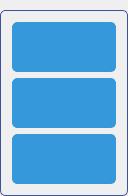
           <widget class="QGroupBox" name="groupBox_31">
            <property name="geometry">
             <rect>
              <x>10</x>
              <y>10</y>
              <width>71</width>
              <height>121</height>
             </rect>
            </property>
            <property name="styleSheet">
             <string notr="true">QGroupBox {
    border: 1px solid #3a539b; /* Darker blue */
    border-radius: 5px;
    margin-top: 10px;
}

QGroupBox::title {
    subcontrol-origin: margin;
    subcontrol-position: top center;
    padding: 5px;
    color: #3a539b; /* Darker blue */
    font-weight: bold;
}

QLabel {
    color: #0F65F1; /* Medium blue */
    font-size: 24px; /* Larger font size */
    font-family: &quot;Candara&quot;, sans-serif; /* Different font family */
}

QComboBox {
    background-color: #ffffff; /* Light white background */
    border: 1px solid #3498db; /* Medium blue */
    padding: 5px;
    color: #2c3e50; /* Dark gray text */
    selection-background-color: #3498db; /* Medium blue */
}

QLineEdit {
    background-color: #ffffff; /* Light white background */
    border: 1px solid #3498db; /* Medium blue */
    padding: 5px;
    color: #2c3e50; /* Dark gray text */
}

QDateEdit {
    background-color: #ffffff; /* Light white background */
    border: 1px solid #3498db; /* Medium blue */
    padding: 5px;
    color: #2c3e50; /* Dark gray text */
}

QPushButton {
    background-color: #3498db; /* Medium blue */
    color: #ffffff; /* White text */
    border: 1px solid #3498db; /* Medium blue */
    padding: 12px 24px; /* Larger padding */
    border-radius: 5px;
    font-family: &quot;Cambria&quot;, serif; /* Different font family */
    font-size: 20px; /* Larger font size */
}

QPushButton:hover {
    background-color: #2980b9; /* Darker hover color */
    border: 1px solid #2980b9; /* Darker hover color */
}
</string>
            </property>
            <property name="title">
             <string/>
            </property>
            <layout class="QVBoxLayout" name="verticalLayout_12">
             <item>
              <widget class="QPushButton" name="aff_participant">
               <property name="text">
                <string/>
               </property>
               <property name="icon">
                <iconset>
                 <normaloff>../../../Downloads/icons8-eye-64.png</normaloff>../../../Downloads/icons8-eye-64.png</iconset>
               </property>
               <property name="iconSize">
                <size>
                 <width>23</width>
                 <height>23</height>
                </size>
               </property>
              </widget>
             </item>
             <item>
              <widget class="QPushButton" name="ajout_participant">
               <property name="text">
                <string/>
               </property>
               <property name="icon">
                <iconset>
                 <normaloff>../../../Downloads/icons8-add-50.png</normaloff>../../../Downloads/icons8-add-50.png</iconset>
               </property>
               <property name="iconSize">
                <size>
                 <width>20</width>
                 <height>20</height>
                </size>
               </property>
              </widget>
             </item>
             <item>
              <widget class="QPushButton" name="modif_participant">
               <property name="text">
                <string/>
               </property>
               <property name="icon">
                <iconset>
                 <normaloff>../../../Downloads/icons8-edit-50.png</normaloff>../../../Downloads/icons8-edit-50.png</iconset>
               </property>
               <property name="iconSize">
                <size>
                 <width>20</width>
                 <height>20</height>
                </size>
               </property>
              </widget>
             </item>
            </layout>
           </widget>
